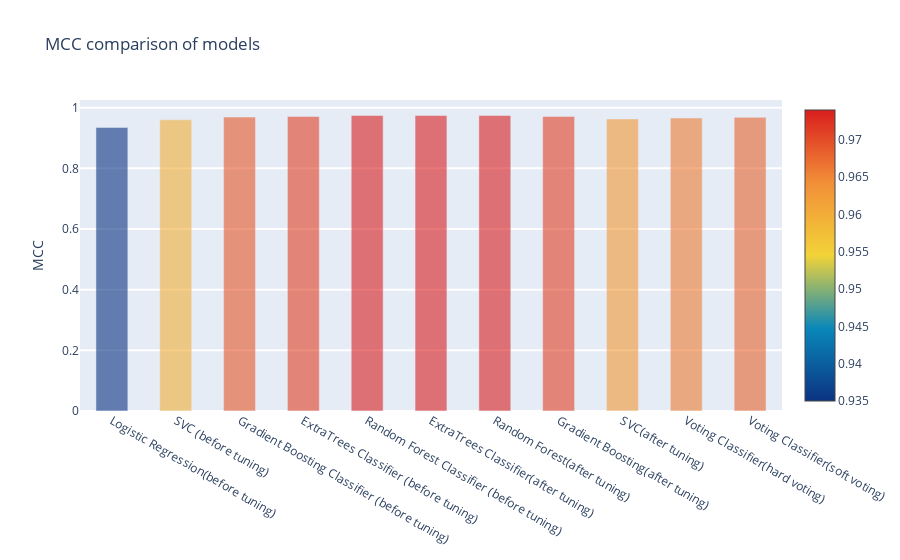

Notebook code cell kept with this figure:
### Code cell
import re
import sklearn

import seaborn as sns
%matplotlib inline

import plotly.offline as py
py.init_notebook_mode(connected=True)
import plotly.graph_objs as go
import plotly.tools as tls


y = performance_comp['MCC'].values
x = MODEL
data = [go.Bar(
            x= x,
             y= y,
            width = 0.5,
            marker=dict(
               color =  performance_comp['MCC'].values,
            colorscale='Portland',
            showscale=True,
            reversescale = False
            ),
            opacity=0.6
        )]

layout= go.Layout(
    autosize= True,
    title= 'MCC comparison of models',
    hovermode= 'closest',

    yaxis=dict(
        title= 'MCC',
        ticklen= 5,
        gridwidth= 2
    ),
    showlegend= False
)
fig = go.Figure(data=data, layout=layout)
py.iplot(fig, filename='bar-direct-labels')

### Figure 1 — Plotly figure (JSON) as saved in the notebook; plotly's stock layout.template omitted (floating-point values rounded to 4 significant figures)
{"data": [{"marker": {"color": [0.935, 0.96, 0.969, 0.971, 0.974, 0.974, 0.974, 0.971, 0.963, 0.966, 0.968], "colorscale": [[0, "rgb(12,51,131)"], [0.25, "rgb(10,136,186)"], [0.5, "rgb(242,211,56)"], [0.75, "rgb(242,143,56)"], [1, "rgb(217,30,30)"]], "reversescale": false, "showscale": true}, "opacity": 0.6, "type": "bar", "width": 0.5, "x": ["Logistic Regression(before tuning)", "SVC (before tuning)", "Gradient Boosting Classifier (before tuning)", "ExtraTrees Classifier (before tuning)", "Random Forest Classifier (before tuning)", "ExtraTrees Classifier(after tuning)", "Random Forest(after tuning)", "Gradient Boosting(after tuning)", "SVC(after tuning)", "Voting Classifier(hard voting)", "Voting Classifier(soft voting)"], "y": [0.935, 0.96, 0.969, 0.971, 0.974, 0.974, 0.974, 0.971, 0.963, 0.966, 0.968]}], "layout": {"autosize": true, "hovermode": "closest", "showlegend": false, "title": {"text": "MCC comparison of models"}, "yaxis": {"gridwidth": 2, "ticklen": 5, "title": {"text": "MCC"}}}}
